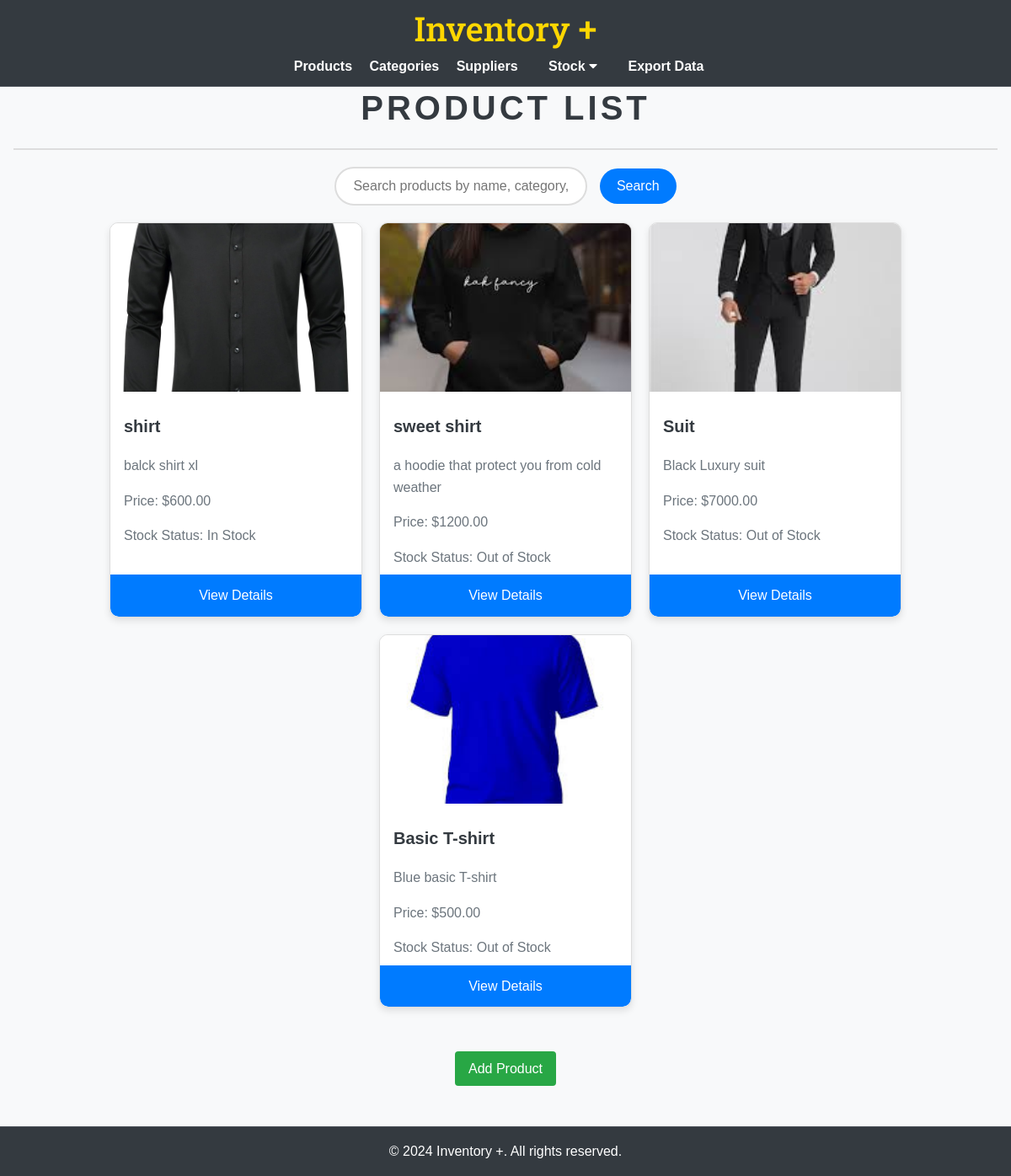
The app's page /products/, older data.
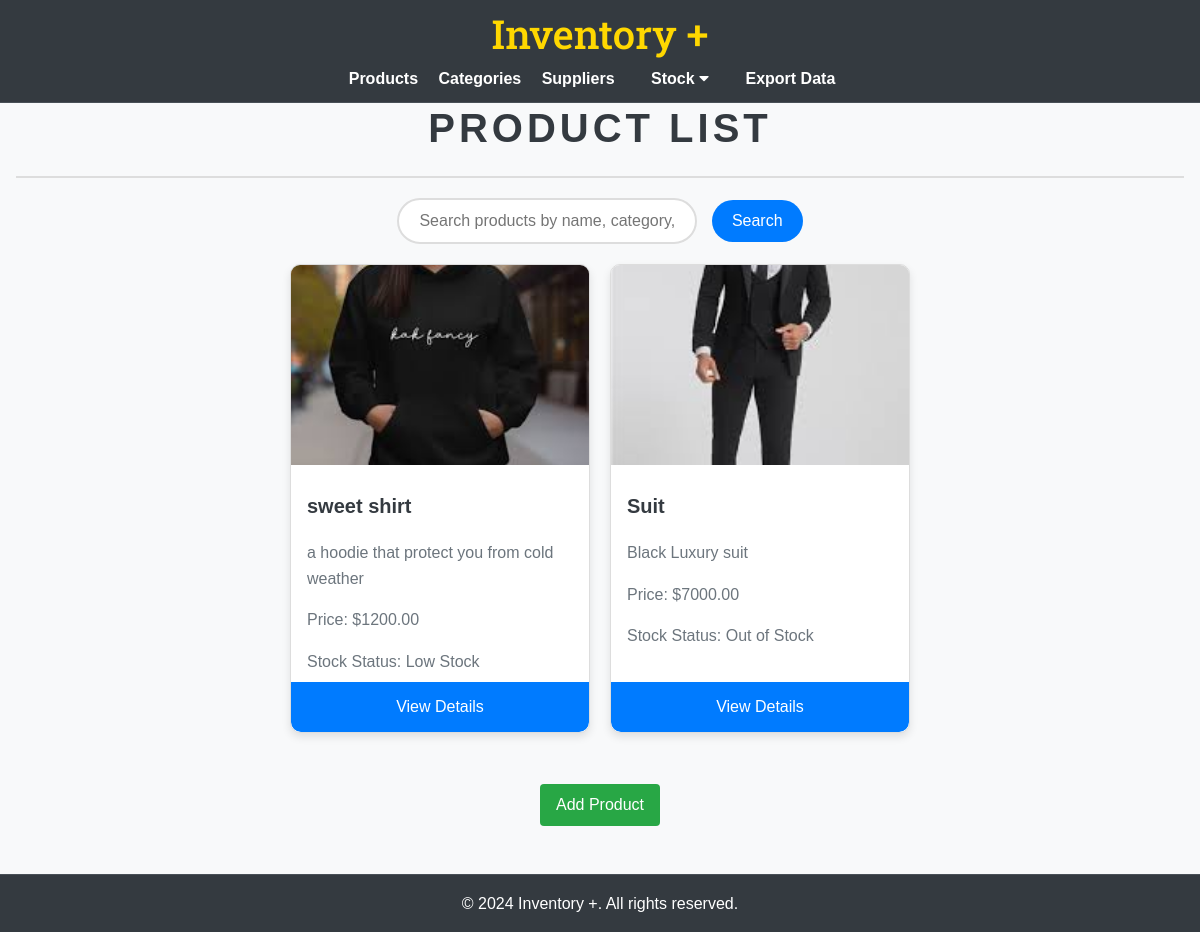
The same page, newer data.
### inventory/models.py (models this page shows, shortened)
class Product(models.Model):
    name = models.CharField(max_length=100)
    description = models.TextField()
    price = models.DecimalField(max_digits=10, decimal_places=2)
    category = models.ForeignKey(Category, on_delete=models.CASCADE, related_name='products')
    suppliers = models.ManyToManyField(Supplier, related_name='products')
    image = models.ImageField(upload_to='product_images/', null=True, blank=True)
    def get_stock_level(self):
        return self.stock_entries.aggregate(total_stock=models.Sum('quantity'))['total_stock'] or 0
    def stock_status(self):
        stock_level = self.get_stock_level()
        if stock_level > 10:
            return 'In Stock'
        elif 1 <= stock_level <= 10:
            return 'Low Stock'
        else:
            return 'Out of Stock'

### inventory/views.py (the view)
# urls.py: path('products/', views.product_list, name='product_list'),
def product_list(request):
    products = Product.objects.all()
    return render(request, 'inventory/product_list.html', {'products': products})

### inventory/templates/inventory/product_list.html (shortened to what this page needs)
{% extends 'base.html' %}
{% load static %}
{% block content %}
<h2>Product List</h2>
<div class="search-container">
    <form method="get" action="{% url 'product_search' %}">
        <input type="text" name="q" placeholder="Search products by name, category, or supplier" value="{{ request.GET.q }}" class="search-input">
        <button type="submit" class="btn search-btn">Search</button>
    </form>
</div>
<div class="product-cards">
    {% if products %}
        {% for product in products %}
        <div class="product-card">
            {% if product.image %}
            <img src="{{ product.image.url }}" alt="{{ product.name }}" class="product-image">
            {% else %}
            <img src="{% static 'images/default-product.png' %}" alt="Default Image" class="product-image">
            {% endif %}
            <h3>{{ product.name }}</h3>
            <p>{{ product.description }}</p>
            <p>Price: ${{ product.price }}</p>
            <p>Stock Status: {{ product.stock_status }}</p>
            <a href="{% url 'product_detail' product.pk %}" class="btn">View Details</a>
        </div>
        {% endfor %}
    {% else %}
        <p>No products found.</p>
    {% endif %}
</div>
<br></br>
<div class="product-header">
    <a href="{% url 'product_create' %}" class="btn">Add Product</a>
</div>
{% endblock %}

Row changes from the older to the newer data that the page shows:
removed Product: image (picture), name "shirt", description "balck shirt xl", price "600.00", stock_status "In Stock"
removed Product: image (picture), name "Basic T-shirt", description "Blue basic T-shirt", price "500.00", stock_status "Out of Stock"
computed for Product "sweet shirt": stock_status "Out of Stock" → "Low Stock"
